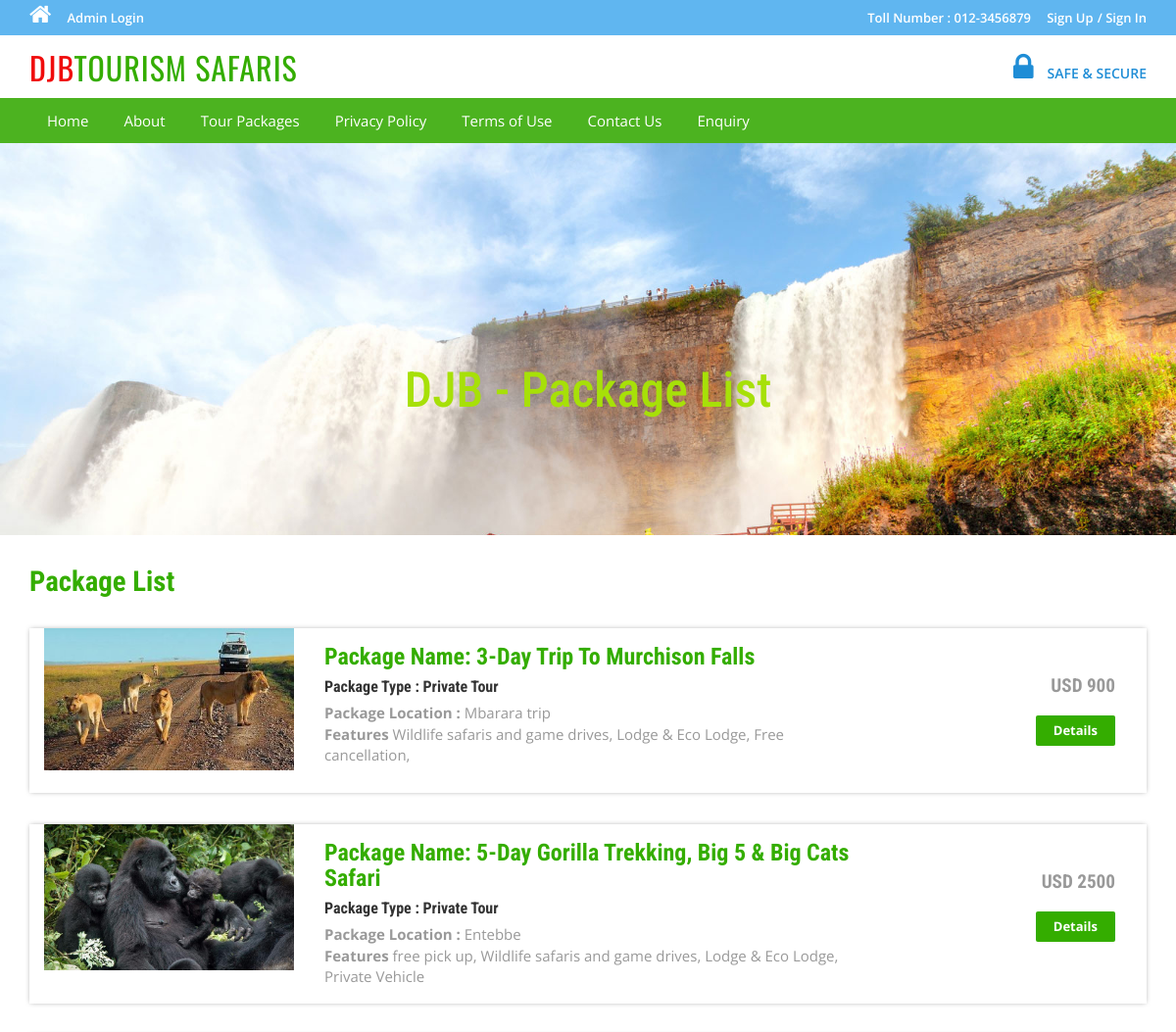
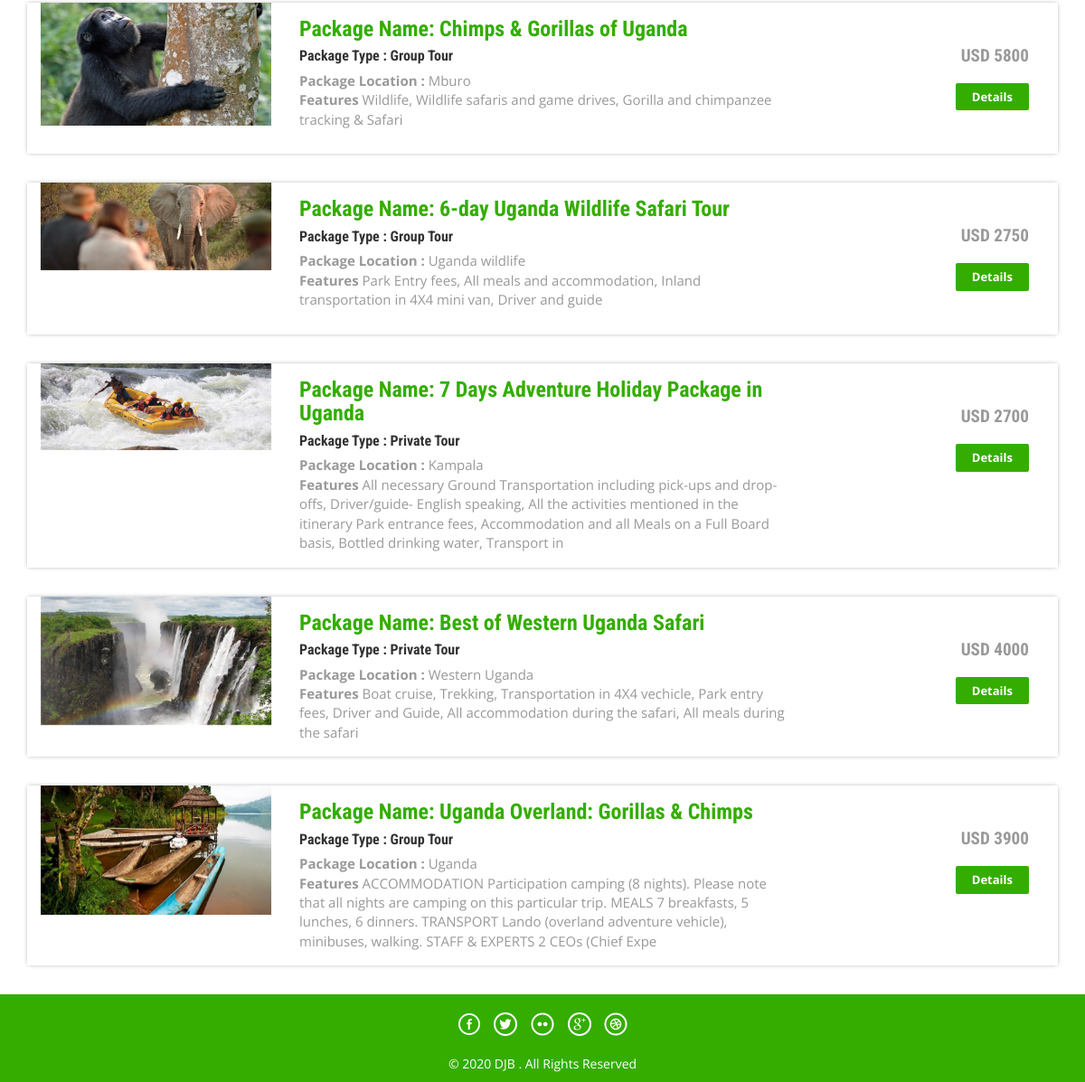
The app's page /package-list.php with its own data (2 pictures, top to bottom).
### tables this page shows
CREATE TABLE `tbltourpackages` (
  `PackageId` int(11) NOT NULL,
  `PackageName` varchar(200) DEFAULT NULL,
  `PackageType` varchar(150) DEFAULT NULL,
  `PackageLocation` varchar(100) DEFAULT NULL,
  `PackagePrice` int(11) DEFAULT NULL,
  `PackageFetures` varchar(255) DEFAULT NULL,
  `PackageDetails` mediumtext,
  `PackageImage` varchar(100) DEFAULT NULL,
  `Creationdate` timestamp NULL DEFAULT CURRENT_TIMESTAMP,
  `UpdationDate` timestamp NULL DEFAULT NULL ON UPDATE CURRENT_TIMESTAMP
);

### package-list.php (the view, shortened to what this page needs)
<?php
include('includes/config.php');
?>
<!DOCTYPE HTML>
<html>
<head>
<link href="css/bootstrap.css" rel='stylesheet' type='text/css' />
<link href="css/style.css" rel='stylesheet' type='text/css' />
<link href="css/font-awesome.css" rel="stylesheet">
<link href="css/animate.css" rel="stylesheet" type="text/css" media="all">
</head>
<body>
<?php include('includes/header.php');?>
<div class="banner-3">
	<div class="container">
		<h1 class="wow zoomIn animated animated" data-wow-delay=".5s" style="visibility: visible; animation-delay: 0.5s; animation-name: zoomIn;"> DJB - Package List</h1>
	</div>
</div>
<div class="rooms">
	<div class="container">
		<div class="room-bottom">
			<h3>Package List</h3>
<?php $sql = "SELECT * from tbltourpackages";
$query = $dbh->prepare($sql);
$query->execute();
$results=$query->fetchAll(PDO::FETCH_OBJ);
if($query->rowCount() > 0)
{
foreach($results as $result)
{	?>
			<div class="rom-btm">
				<div class="col-md-3 room-left wow fadeInLeft animated" data-wow-delay=".5s">
					<img src="admin/pacakgeimages/<?php echo htmlentities($result->PackageImage);?>" class="img-responsive" alt="">
				</div>
				<div class="col-md-6 room-midle wow fadeInUp animated" data-wow-delay=".5s">
					<h4>Package Name: <?php echo htmlentities($result->PackageName);?></h4>
					<h6>Package Type : <?php echo htmlentities($result->PackageType);?></h6>
					<p><b>Package Location :</b> <?php echo htmlentities($result->PackageLocation);?></p>
					<p><b>Features</b> <?php echo htmlentities($result->PackageFetures);?></p>
				</div>
				<div class="col-md-3 room-right wow fadeInRight animated" data-wow-delay=".5s">
					<h5>USD <?php echo htmlentities($result->PackagePrice);?></h5>
					<a href="package-details.php?pkgid=<?php echo htmlentities($result->PackageId);?>" class="view">Details</a>
				</div>
				<div class="clearfix"></div>
			</div>
<?php }} ?>
		</div>
	</div>
</div>
<?php include('includes/footer.php');?>
</body>
</html>

### includes/header.php (shortened to what this page needs)
<?php if($_SESSION['login'])
{?>
<div class="top-header">
	<div class="container">
		<ul class="tp-hd-lft wow fadeInLeft animated" data-wow-delay=".5s">
			<li class="hm"><a href="index.html"><i class="fa fa-home"></i></a></li>
			<li class="prnt"><a href="profile.php">My Profile</a></li>
				<li class="prnt"><a href="change-password.php">Change Password</a></li>
			<li class="prnt"><a href="tour-history.php">My Tour History</a></li>
			<li class="prnt"><a href="issuetickets.php">Issue Tickets</a></li>
		</ul>
		<ul class="tp-hd-rgt wow fadeInRight animated" data-wow-delay=".5s">
			<li class="tol">Welcome :</li>
			<li class="sig"><?php echo htmlentities($_SESSION['login']);?></li>
			<li class="sigi"><a href="logout.php" >/ Logout</a></li>
        </ul>
		<div class="clearfix"></div>
	</div>
</div><?php } else {?>
<div class="top-header">
	<div class="container">
		<ul class="tp-hd-lft wow fadeInLeft animated" data-wow-delay=".5s">
			<li class="hm"><a href="index.php"><i class="fa fa-home"></i></a></li>
				<li class="hm"><a href="admin/index.php">Admin Login</a></li>
		</ul>
		<ul class="tp-hd-rgt wow fadeInRight animated" data-wow-delay=".5s">
			<li class="tol">Toll Number : 012-3456879</li>
			<li class="sig"><a href="#" data-toggle="modal" data-target="#myModal" >Sign Up</a></li>
			<li class="sigi"><a href="#" data-toggle="modal" data-target="#myModal4" >/ Sign In</a></li>
        </ul>
		<div class="clearfix"></div>
	</div>
</div>
<?php }?>
<div class="header">
	<div class="container">
		<div class="logo wow fadeInDown animated" data-wow-delay=".5s">
			<a href="index.php">DJB<span>TOURISM SAFARIS</span></a>
		</div>
		<div class="lock fadeInDown animated" data-wow-delay=".5s">
			<li><i class="fa fa-lock"></i></li>
            <li><div class="securetxt">SAFE &amp; SECURE </div></li>
		</div>
		<div class="clearfix"></div>
	</div>
</div>
<div class="footer-btm wow fadeInLeft animated" data-wow-delay=".5s">
	<div class="container">
	<div class="navigation">
			<nav class="navbar navbar-default">
				<div class="collapse navbar-collapse nav-wil" id="bs-example-navbar-collapse-1">
					<nav class="cl-effect-1">
						<ul class="nav navbar-nav">
							<li><a href="index.php">Home</a></li>
							<li><a href="page.php?type=aboutus">About</a></li>
								<li><a href="package-list.php">Tour Packages</a></li>
								<li><a href="page.php?type=privacy">Privacy Policy</a></li>
								<li><a href="page.php?type=terms">Terms of Use</a></li>
								<li><a href="page.php?type=contact">Contact Us</a></li>
								<?php if($_SESSION['login'])
{?>
								<li>Need Help?<a href="#" data-toggle="modal" data-target="#myModal3"> / Write Us </a>  </li>
								<?php } else { ?>
								<li><a href="enquiry.php"> Enquiry </a>  </li>
								<?php } ?>
								<div class="clearfix"></div>
						</ul>
					</nav>
				</div>
			</nav>
		</div>
	</div>
</div>

### includes/footer.php
<div class="copy-right">
	<div class="container">
		<div class="footer-social-icons wow fadeInDown animated animated" data-wow-delay=".5s" style="visibility: visible; animation-delay: 0.5s; animation-name: fadeInDown;">
			<ul>
				<li><a class="facebook" href="#"><span>Facebook</span></a></li>
				<li><a class="twitter" href="#"><span>Twitter</span></a></li>
				<li><a class="flickr" href="#"><span>Flickr</span></a></li>
				<li><a class="googleplus" href="#"><span>Google+</span></a></li>
				<li><a class="dribbble" href="#"><span>Dribbble</span></a></li>
			</ul>
		</div>
		<p class="wow zoomIn animated animated" data-wow-delay=".5s" style="visibility: visible; animation-delay: 0.5s; animation-name: zoomIn;">© 2020 DJB . All Rights Reserved </p>
	</div>
</div>

### css/style.css (style rules this page uses)
html, body { font-size: 100%; background: #fff; font-family: 'Open Sans', sans-serif; }
body a,.grid_1,plan_1,plan_1.one,plan_1.two,i.icon1, i.icon2, i.icon3, i.icon4, i.icon5, i.icon6 { transition:0.5s all; -webkit-transition:0.5s all; -moz-transition:0.5s all; -o-transition:0.5s all; -ms-transition:0.5s all; }
h1,h2,h3,h4,h5,h6 { margin:0; font-family: 'Roboto Condensed', sans-serif; }
p { margin:0; }
ul { margin:0; padding:0; }
.logo a { color: #f00c0c; letter-spacing: 1px; font-size: 2em; font-weight: 400; display: block; text-decoration: none; font-family: 'Oswald', sans-serif; }
.logo span { color:#34ad00; }
i.fa.fa-home { font-size: 24px; }
.top-header { background-color: #60b6f0; border-bottom: 0 none; height: 36px; line-height: 35px; }
ul.tp-hd-lft { float: left; }
ul.tp-hd-lft li { display: inline-block; }
li.hm,li.prnt { margin-right: 12px; }
ul.tp-hd-lft a { font-size: 13px; font-weight: 600; color:#fff; }
ul.tp-hd-rgt { float:right; }
ul.tp-hd-rgt li { display: inline-block; font-size: 13px; font-weight: 600; color:#fff; }
ul.tp-hd-rgt a { font-size: 13px; font-weight: 600; color:#fff; }
li.ned,li.wrt,li.tol { margin-right: 12px; }
.header { background-color: #fff; margin: 0; padding: 10px 0 8px; }
.logo a { display: block; }
.logo { float: left; margin-right: 60px; }
.lock { float: right; margin-top: 7px; }
.securetxt { color: #1f8dd6; line-height: 18px; margin-top: 0px; font-size: 14px; font-weight:600; }
.lock li { display: inline-block; }
i.fa.fa-lock { color:#1f8dd6; font-size: 2em; padding-right: 10px; }
.footer-btm li { display: inline-block; margin: 0 10px; font-size: 14px; color: #fff; }
.footer-btm li a { font-size: 15px; color: #fff; display: inline-block; padding: 5px 8px; }
.footer-btm { background:#4CB320; padding: 0.5em 0; text-align:center; }
.copy-right p { color:#fff; font-size:14px; line-height: 1.8em; }
.copy-right { background:#34ad00; text-align: center; padding: 0.5em 0; }
a.view { padding: 6px 18px; font-weight: 700; color: #fff; background-color: #34ad00; border: 0; font-size: 13px; border-radius: 2px; -webkit-transition: all .2s; -moz-transition: all .2s; transition: all .2s; margin-top: 20px; display: inline-block; }
.banner-3 { background: url(../images/a.jpg)no-repeat; background-size: cover; -webkit-background-size: cover; -o-background-size: cover; -ms-background-size: cover; -moz-background-size: cover; min-height:400px; }
.banner-3 h1 { font-size: 50px; margin-bottom: 40px; padding: 4.5em 0 0; text-align: center; color: rgb(167, 224, 8); }
.rom-btm { margin-top: 2em; box-shadow: 0px 0px 5px -1px rgba(0, 0, 0, 0.37); }
.room-bottom h3 { font-size: 1.8em; font-weight: 700; color: #34ad00; }
.room-bottom { padding: 2em 0; }
.rom-btm h4 { font-size: 1.5em; font-weight: 700; color: #34ad00; }
.rom-btm p { font-size: 15px; color: #999; }
.rom-btm h6 { font-size: 1em; font-weight: 700; margin: 0.5em 0; }
.room-right { text-align: right; padding: 3em 2em; }
.room-midle { padding: 1em; }
.rom-btm h5 { font-size: 1.2em; font-weight: 700; color: #999; }
.footer-social-icons ul li { display:inline-block; margin:0 0.2em; }
.footer-social-icons ul li a { width:30px; height:30px; background:url('../images/img-sprite.png') no-repeat 0px 0px; display:inline-block; position: relative; }
.footer-social-icons ul li a.facebook { background-position:0px 0px; }
.footer-social-icons ul li a.twitter { background-position:-30px 0px; }
.footer-social-icons ul li a.flickr { background-position:-60px 0px; }
.footer-social-icons ul li a.googleplus { background-position:-90px 0px; }
.footer-social-icons ul li a.dribbble { background-position:-120px 0px; }
.footer-social-icons { margin: 10px 0 10px; }
.navbar-default { background-color: #4CB320 !important; border-color: #4CB320 !important; }
.navbar { min-height: 0px !important; margin-bottom:0px !important; border-radius:0px !important; border: none !important; }
ul.nav.navbar-nav li a { font-size: 15px ; color: #fff; display: inline-block; padding: 5px 8px; }
.navbar-collapse { padding-right: 0px !important; padding-left: 0px !important; }

### records on screen
tbltourpackages: PackageImage (picture), PackageName "3-Day Trip To Murchison Falls", PackageType "Private Tour", PackageLocation "Mbarara trip", PackageFetures "Wildlife safaris and game drives, Lodge & Eco Lodge, Free cancellation,", PackagePrice "900"
tbltourpackages: PackageImage (picture), PackageName "5-Day Gorilla Trekking, Big 5 & Big Cats Safari", PackageType "Private Tour", PackageLocation "Entebbe", PackageFetures "free pick up, Wildlife safaris and game drives, Lodge & Eco Lodge, Private Vehicle", PackagePrice "2500"
tbltourpackages: PackageImage (picture), PackageName "Chimps & Gorillas of Uganda", PackageType "Group Tour", PackageLocation "Mburo", PackageFetures "Wildlife, Wildlife safaris and game drives, Gorilla and chimpanzee tracking & Safari", PackagePrice "5800"
tbltourpackages: PackageImage (picture), PackageName "6-day Uganda Wildlife Safari Tour", PackageType "Group Tour", PackageLocation "Uganda wildlife", PackageFetures "Park Entry fees, All meals and accommodation, Inland transportation in 4X4 mini van, Driver and guide", PackagePrice "2750"
tbltourpackages: PackageImage (picture), PackageName "7 Days Adventure Holiday Package in Uganda", PackageType "Private Tour", PackageLocation "Kampala", PackageFetures "All necessary Ground Transportation including pick-ups and drop-offs, Driver/guide- English speaking, All the activities mentioned in the itinerary Park entrance fees, Accommodation and all Meals on a Full Board basis, Bottled drinking water, Transport in", PackagePrice "2700"
tbltourpackages: PackageImage (picture), PackageName "Best of Western Uganda Safari", PackageType "Private Tour", PackageLocation "Western Uganda", PackageFetures "Boat cruise, Trekking, Transportation in 4X4 vechicle, Park entry fees, Driver and Guide, All accommodation during the safari, All meals during the safari", PackagePrice "4000"
tbltourpackages: PackageImage (picture), PackageName "Uganda Overland: Gorillas & Chimps", PackageType "Group Tour", PackageLocation "Uganda", PackageFetures "ACCOMMODATION Participation camping (8 nights). Please note that all nights are camping on this particular trip. MEALS 7 breakfasts, 5 lunches, 6 dinners. TRANSPORT Lando (overland adventure vehicle), minibuses, walking. STAFF & EXPERTS 2 CEOs (Chief Expe", PackagePrice "3900"
